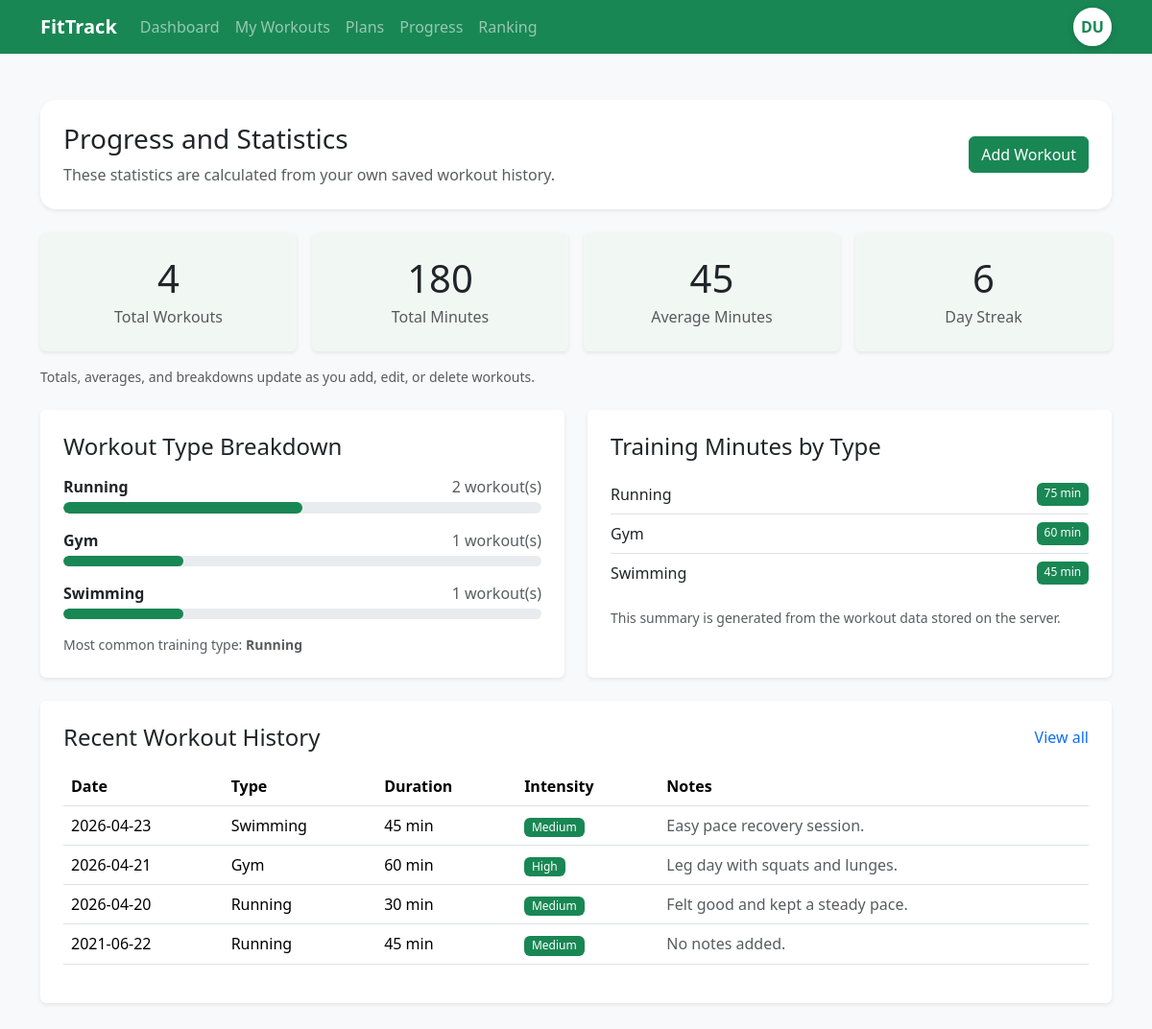
The page /progress (signed in) on the database as committed earlier.
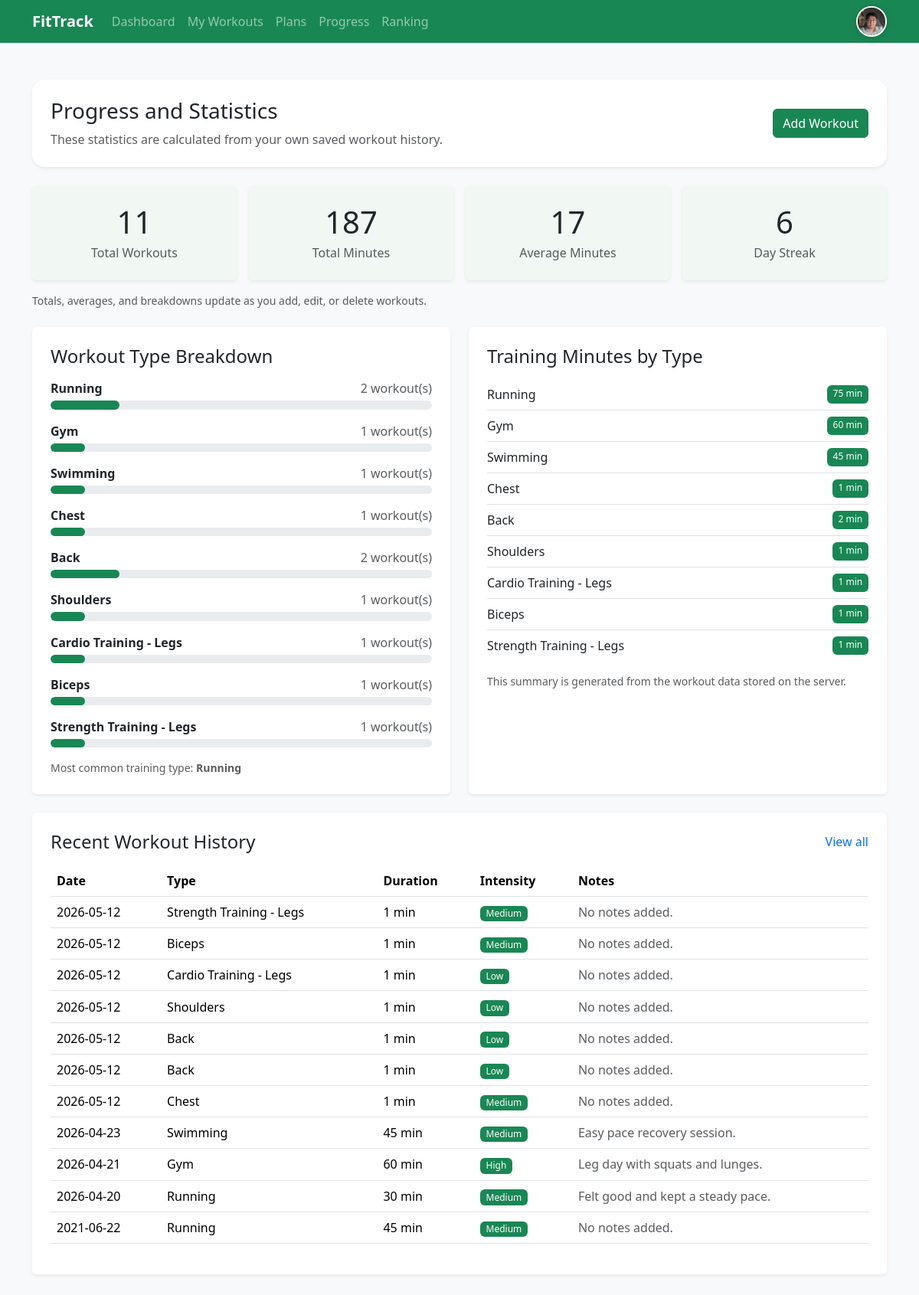
The same page on the database as committed later.
### app.py (models this page shows, shortened)
class Workout(db.Model):
    __tablename__ = "workouts"
    id = db.Column(db.Integer, primary_key=True)
    date = db.Column(db.String(20), nullable=False)
    type = db.Column(db.String(50), nullable=False)
    duration = db.Column(db.Integer, nullable=False)
    intensity = db.Column(db.String(20), nullable=False)
    notes = db.Column(db.Text, nullable=True)
    started_at = db.Column(db.DateTime, nullable=True)
    finished_at = db.Column(db.DateTime, nullable=True)
    user_id = db.Column(db.Integer, db.ForeignKey("users.id"), nullable=False)
    sets = db.relationship(
        "WorkoutSet",
        backref="workout",
        lazy=True,
        cascade="all, delete-orphan"
    )

class User(db.Model):
    __tablename__ = "users"
    id = db.Column(db.Integer, primary_key=True)
    name = db.Column(db.String(100), nullable=False)
    email = db.Column(db.String(120), unique=True, nullable=False)
    password_hash = db.Column(db.String(255), nullable=False)
    goal = db.Column(db.String(200), nullable=True)
    member_since = db.Column(db.String(50), nullable=True)
    location = db.Column(db.String(100), nullable=True)
    avatar_filename = db.Column(db.String(255), nullable=True)
    workouts = db.relationship(
        "Workout",
        backref="owner",
        lazy=True,
        cascade="all, delete-orphan"
    )

### app.py (the view)
@app.route("/progress")
def progress():
    if not is_logged_in():
        return redirect(url_for("login"))
    user = current_user()
    if user is None:
        session.clear()
        return redirect(url_for("login"))
    progress_stats, type_counts, type_minutes = get_progress_data(user)
    recent_workout_objects = (
        Workout.query
        .filter_by(user_id=user.id)
        .order_by(Workout.date.desc(), Workout.id.desc())
        .all()
    )
    recent_workouts = [
        workout_to_dict(workout)
        for workout in recent_workout_objects
    ]
    return render_template(
        "progress.html",
        progress_stats=progress_stats,
        type_counts=type_counts,
        type_minutes=type_minutes,
        recent_workouts=recent_workouts,
    )

### app.py (called while the page is built)
def get_plan_theme(plan_key):
    return {
        "strength": "success",
        "cardio": "primary",
        "flexibility": "warning",
    }.get(plan_key, "secondary")

def is_logged_in():
    return "user_id" in session

def current_user():
    if "user_id" not in session:
        return None
    return db.session.get(User, session["user_id"])

def user_to_profile_dict(user):
    return {
        "name": user.name,
        "email": user.email,
        "goal": user.goal or "No goal set yet.",
        "member_since": user.member_since or "Unknown",
        "location": user.location or "Not set",
        "avatar_filename": user.avatar_filename,
    }

def detect_plan_type(workout_type):
    if not workout_type:
        return None
    lowered = workout_type.lower()
    if lowered.startswith("strength training -"):
        return "strength"
    if lowered.startswith("cardio training -"):
        return "cardio"
    if lowered.startswith("flexibility training -"):
        return "flexibility"
    return None

### templates/progress.html (shortened to what the changed rows need)
<!doctype html>
<html lang="en">
<head>
    <link
        href="https://cdn.jsdelivr.net/npm/bootstrap@5.3.3/dist/css/bootstrap.min.css"
        rel="stylesheet"
    >
    <link
        rel="stylesheet"
        href="{{ url_for('static', filename='css/styles.css') }}"
    >
</head>
<body class="bg-light">
    <header>
        <nav class="navbar navbar-expand-lg navbar-dark bg-success">
            <div class="container">
                <div class="collapse navbar-collapse" id="appNav">
                    <div class="d-flex align-items-center mt-3 mt-lg-0">
                        <div class="dropdown">
                            <button
                                class="btn p-0 border-0 bg-transparent profile-dropdown-toggle"
                                type="button"
                                data-bs-toggle="dropdown"
                                aria-expanded="false"
                                aria-label="Open profile menu"
                            >
                                {% if nav_profile and nav_profile.avatar_filename %}
                                    <img
                                        src="{{ url_for('static', filename='uploads/' ~ nav_profile.avatar_filename) }}"
                                        alt="Profile"
                                        class="profile-icon"
                                    >
                                {% else %}
                                    <span class="profile-icon profile-icon-fallback">
                                        {% if nav_profile and nav_profile.name %}
                                            {% set name_parts = nav_profile.name.split() %}
                                            {{ name_parts[0][0]|upper }}{% if name_parts|length > 1 %}{{ name_parts[-1][0]|upper }}{% endif %}
                                        {% elif nav_email %}
                                            {{ nav_email[0]|upper }}
                                        {% else %}
                                            U
                                        {% endif %}
                                    </span>
                                {% endif %}
                            </button>
                        </div>
                    </div>
                </div>
            </div>
        </nav>
    </header>
    <main class="py-5">
        <div class="container">
            <section class="mb-4">
                <div class="card shadow-sm border-0 hero-card">
                    <div class="card-body p-4">
                        <div class="row align-items-center g-3">
                            <div class="col-lg-8">
                                <h1 class="h3 mb-2">Progress and Statistics</h1>
                            </div>
                        </div>
                    </div>
                </div>
            </section>
            <section class="mb-4">
                <div class="row text-center g-3">
                    <div class="col-md-3">
                        <div class="stat-box p-4 rounded shadow-sm h-100">
                            <h2 class="h1 mb-1">{{ progress_stats.total_workouts }}</h2>
                            <p class="mb-0 text-muted">Total Workouts</p>
                        </div>
                    </div>
                    <div class="col-md-3">
                        <div class="stat-box p-4 rounded shadow-sm h-100">
                            <h2 class="h1 mb-1">{{ progress_stats.total_minutes }}</h2>
                            <p class="mb-0 text-muted">Total Minutes</p>
                        </div>
                    </div>
                    <div class="col-md-3">
                        <div class="stat-box p-4 rounded shadow-sm h-100">
                            <h2 class="h1 mb-1">{{ progress_stats.average_duration }}</h2>
                            <p class="mb-0 text-muted">Average Minutes</p>
                        </div>
                    </div>
                    <div class="col-md-3">
                        <div class="stat-box p-4 rounded shadow-sm h-100">
                            <h2 class="h1 mb-1">{{ progress_stats.current_streak }}</h2>
                        </div>
                    </div>
                </div>
            </section>
            {% if progress_stats.total_workouts == 0 %}
                <section>
                    <div class="card shadow-sm border-0">
                        <div class="card-body p-5 text-center">
                            <h2 class="h4 mb-3">No workout data yet</h2>
                            <p class="text-muted mb-4">
                                Add your first workout to unlock progress charts, training summaries, and workout history.
                            </p>
                            <a href="{{ url_for('add_workout') }}" class="btn btn-success">Add Workout</a>
                        </div>
                    </div>
                </section>
            {% else %}
                <section class="mb-4">
                    <div class="row g-4">
                        <div class="col-lg-6">
                            <div class="card shadow-sm border-0 h-100">
                                <div class="card-body p-4">
                                    <h2 class="h4 mb-3">Workout Type Breakdown</h2>
                                    {% for workout_type, count in type_counts.items() %}
                                        <div class="mb-3">
                                            <div class="d-flex justify-content-between mb-1">
                                                <span class="fw-semibold">{{ workout_type }}</span>
                                                <span class="text-muted">{{ count }} workout(s)</span>
                                            </div>
                                            <div class="progress">
                                                <div
                                                    class="progress-bar bg-success"
                                                    role="progressbar"
                                                    style="width: {{ (count / progress_stats.total_workouts * 100) | round }}%;"
                                                >
                                                </div>
                                            </div>
                                        </div>
                                    {% endfor %}
                                    <p class="small text-muted mb-0">
                                        Most common training type:
                                        <strong>{{ progress_stats.most_common_type }}</strong>
                                    </p>
                                </div>
                            </div>
                        </div>
                        <div class="col-lg-6">
                            <div class="card shadow-sm border-0 h-100">
                                <div class="card-body p-4">
                                    <h2 class="h4 mb-3">Training Minutes by Type</h2>
                                    <div class="list-group list-group-flush">
                                        {% for workout_type, minutes in type_minutes.items() %}
                                            <div class="list-group-item px-0 d-flex justify-content-between">
                                                <span>{{ workout_type }}</span>
                                                <span class="badge text-bg-success">{{ minutes }} min</span>
                                            </div>
                                        {% endfor %}
                                    </div>
                                    <p class="small text-muted mt-3 mb-0">
                                        This summary is generated from the workout data stored on the server.
                                    </p>
                                </div>
                            </div>
                        </div>
                    </div>
                </section>
                <section>
                    <div class="card shadow-sm border-0">
                        <div class="card-body p-4">
                            <div class="d-flex justify-content-between align-items-center mb-3">
                                <h2 class="h4 mb-0">Recent Workout History</h2>
                                <a href="{{ url_for('workouts') }}" class="text-decoration-none">View all</a>
                            </div>
                            <div class="table-responsive">
                                <table class="table align-middle">
                                    <thead>
                                        <tr>
                                            <th>Date</th>
                                            <th>Type</th>
                                            <th>Duration</th>
                                            <th>Intensity</th>
                                            <th>Notes</th>
                                        </tr>
                                    </thead>
                                    <tbody>
                                        {% for workout in recent_workouts %}
                                            <tr>
                                                <td>{{ workout.date }}</td>
                                                <td>{{ workout.type }}</td>
                                                <td>{{ workout.duration }} min</td>
                                                <td>
                                                    <span class="badge text-bg-success">{{ workout.intensity }}</span>
                                                </td>
                                                <td class="text-muted">{{ workout.notes }}</td>
                                            </tr>
                                        {% endfor %}
                                    </tbody>
                                </table>
                            </div>
                        </div>
                    </div>
                </section>
            {% endif %}
        </div>
    </main>
</body>
</html>

Rows that differ between the two databases and show on the page:
now on this page (row edited): User: avatar_filename (picture)
computed for Workout "Felt good and kept a steady pace.": {{ (count / progress_stats.total_workouts * 100) | round }} 50.0 → 18.0 (drawn)
computed for Workout "Gym": {{ (count / progress_stats.total_workouts * 100) | round }} 25.0 → 9.0 (drawn)
computed for Workout "Swimming": {{ (count / progress_stats.total_workouts * 100) | round }} 25.0 → 9.0 (drawn)
added Workout: type "Chest", count "1", {{ (count / progress_stats.total_workouts * 100) | round }} 9.0 (drawn), minutes "1", date "2026-05-12", duration "1", intensity "Medium", notes "No notes added."
added Workout: type "Back", count "2", {{ (count / progress_stats.total_workouts * 100) | round }} 18.0 (drawn), minutes "2", date "2026-05-12", duration "1", intensity "Low", notes "No notes added."
added Workout: type "Shoulders", count "1", {{ (count / progress_stats.total_workouts * 100) | round }} 9.0 (drawn), minutes "1", date "2026-05-12", duration "1", intensity "Low", notes "No notes added."
added Workout: type "Cardio Training - Legs", count "1", {{ (count / progress_stats.total_workouts * 100) | round }} 9.0 (drawn), minutes "1", date "2026-05-12", duration "1", intensity "Low", notes "No notes added."
added Workout: type "Biceps", count "1", {{ (count / progress_stats.total_workouts * 100) | round }} 9.0 (drawn), minutes "1", date "2026-05-12", duration "1", intensity "Medium", notes "No notes added."
added Workout: type "Strength Training - Legs", count "1", {{ (count / progress_stats.total_workouts * 100) | round }} 9.0 (drawn), minutes "1", date "2026-05-12", duration "1", intensity "Medium", notes "No notes added."
added Workout: date "2026-05-12", type "Back", duration "1", intensity "Low", notes "No notes added.", shown under "Recent Workout History"
Other text that changed with them:
{{ progress_stats.total_workouts }}: "4" → "11"
{{ progress_stats.total_minutes }}: "180" → "187"
{{ progress_stats.average_duration }}: "45" → "17"
{{ name_parts[0][0]|upper }}: "D" → (not shown)
{{ name_parts[-1][0]|upper }}: "U" → (not shown)
